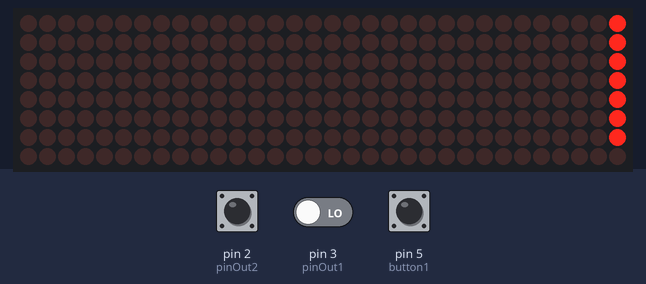
Recording of a sketch running on a simulated Arduino Uno, built with avr-gcc and run on an emulated ATmega328P. Shown: 32×8 LED matrix. The inputs (shaded band) are chosen by the test bench; at power-on: pin 2 (pinOut2) LOW, pin 3 (pinOut1) LOW, pin 5 (button1) HIGH. What the sketch prints to the serial monitor is not drawn.

Above: at 0.02 s.
At 0.4 s:
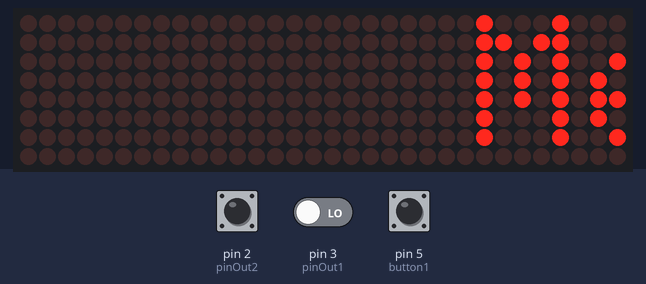
At 10.6 s:
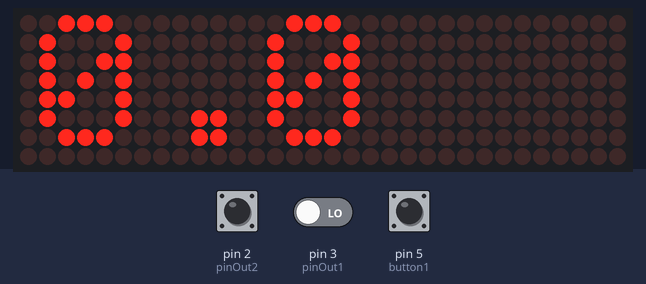

The sketch:

rocnikovy_projekt1.ino
```cpp
#include <SPI.h>
#include <Adafruit_GFX.h>
#include <Max72xxPanel.h>

int pinCS = 10;
int button1 = 5;;

#define pinVcc1 4
#define pinOut1 3
#define pinGnd1 7

#define pinVcc2 12
#define pinOut2 2
#define pinGnd2 8

// proměnná pro uložení stavu paprsku
volatile bool stav1 = false;
volatile bool stav2 = false;

int numberOfHorizontalDisplays = 1;
int numberOfVerticalDisplays = 4;

Max72xxPanel matrix = Max72xxPanel(pinCS, numberOfHorizontalDisplays, numberOfVerticalDisplays);

String tape = "Meric Rychlosti pohybu";

int wait = 50;
int spacer = 1;
int width = 5 + spacer;

double draha = 1; // m
double cas = 0;
double casZacatek = 0;
double casKonec = 0;
double rychlost; // m/s
double MAX_rychlost = 0;

bool preruseni1 = false;

void setup() {
  Serial.begin(9600);

  // nastavení směrů propojovacích pinů
  pinMode(pinVcc1, OUTPUT);
  pinMode(pinOut1, INPUT);
  pinMode(pinGnd1, OUTPUT);

  pinMode(pinVcc2, OUTPUT);
  pinMode(pinOut2, INPUT);
  pinMode(pinGnd2, OUTPUT);

  pinMode(button1, INPUT_PULLUP);

  // nastavení napájecích pinů pro správné napájení modulu
  digitalWrite(pinGnd1, LOW);
  digitalWrite(pinVcc1, HIGH);

  digitalWrite(pinGnd2, LOW);
  digitalWrite(pinVcc2, HIGH);

  // krátká pauza pro ustálení stavu modulu
  delay(10);

  // nastavení přerušení na pin Out
  attachInterrupt(digitalPinToInterrupt(pinOut1), preruseniLaseru1, RISING);
  attachInterrupt(digitalPinToInterrupt(pinOut2), preruseniLaseru2, RISING);

  matrix.setIntensity(15);
  matrix.setRotation(3);

  for (int i = 0; i < width * tape.length() + matrix.width() - 1 - spacer; i++) {
    matrix.fillScreen(LOW);
    int letter = i / width;
    int x = (matrix.width() - 1) - i % width;
    int y = (matrix.height() - 8) / 2; // center the text vertically
    while (x + width - spacer >= 0 && letter >= 0) {
      if (letter < tape.length()) {
        matrix.drawChar(x, y, tape[letter], HIGH, LOW, 1);
      }
      letter--;
      x -= width;
    }
    matrix.write();
    delay(wait);
  }
}
 bool zmereno = false;
void loop() {
  // načteme aktuální stav pinu Out,
  // kdy 1 znamená detekovaný paprsek
  stav1 = digitalRead(pinOut1);
  stav2 = digitalRead(pinOut2);
  int button1State = digitalRead(button1);

  if(button1State == LOW)
  {
    String vypisMax = String(MAX_rychlost, 1); // Zaokrouhlení rychlosti na jedno desetinné místo
    matrix.fillScreen(LOW);

    int x = 1; // pozice nalevo
    int y = (matrix.height() - 8) / 2; // Vertikální střed

    for (int letter = 0; letter < vypisMax.length(); letter++) {
      matrix.drawChar(x, y, vypisMax[letter], HIGH, LOW, 1);
      x += width;
    }

    matrix.write();
    delay(3000);
  }

  if(casZacatek > 0 && casKonec > 0 && zmereno == true)
  {
    cas = casKonec - casZacatek;
    cas = cas / 1000; // převod na sec
    Serial.print("čas: ");
    Serial.println(cas);
    delay(100);
  }

  zmereno = false;

  String cislo = String(rychlost, 1); // Zaokrouhlení rychlosti na jedno desetinné místo
  matrix.fillScreen(LOW);

  int x = 1; // pozice nalevo
  int y = (matrix.height() - 8) / 2; // Vertikální střed

  for (int letter = 0; letter < cislo.length(); letter++) {
    matrix.drawChar(x, y, cislo[letter], HIGH, LOW, 1);
    x += width;
  }

  matrix.write();
  delay(wait);
}

void preruseniLaseru1() {
  Serial.println("Preruseni laseru 1");
  if(preruseni1 == false)
  {
    casZacatek = millis();
    Serial.print("čas začátek: ");
    Serial.println(casZacatek);
    preruseni1 = true;
  }
}

void preruseniLaseru2() {
  Serial.println("Preruseni laseru 2");
  if(preruseni1 == true)
  {
    casKonec = millis();
    Serial.print("čas zkonec: ");
    Serial.println(casKonec);
    preruseni1 = false;
    zmereno = true;
    if(cas > 0)
    {
       rychlost = draha / cas;
       if(rychlost > MAX_rychlost)
       {
        MAX_rychlost = rychlost;
       }
    }
    Serial.print("výsledek: ");
    Serial.println(rychlost);
    Serial.print("MAX rychlost");
    Serial.println(MAX_rychlost);
  }
}
```
